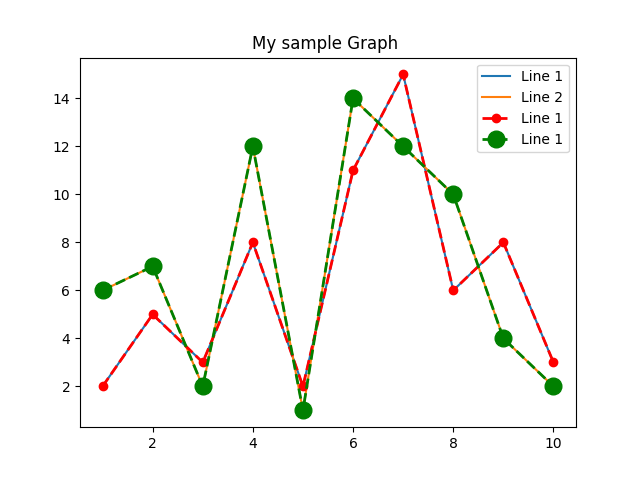

The Python source for this figure:
import matplotlib.pyplot as plt
x = [1,2,3,4,5,6,7,8,9,10]
y1 = [2,5,3,8,2,11,15,6,8,3]
y2 = [6,7,2,12,1,14,12,10,4,2]
plt.plot(x,y1, label = "Line 1")
plt.plot(x,y2, label="Line 2")
plt.plot(x,y1,label = "Line 1", color = "red", marker = ".", linestyle = "dashed" , linewidth = 2, markersize = 12)
plt.plot(x,y2,label = "Line 1", color = "green", marker = "o", linestyle = "dashed" , linewidth = 2, markersize = 12)
plt.title("My sample Graph ")
plt.legend()
plt.show()
# print (plt.style.available)
